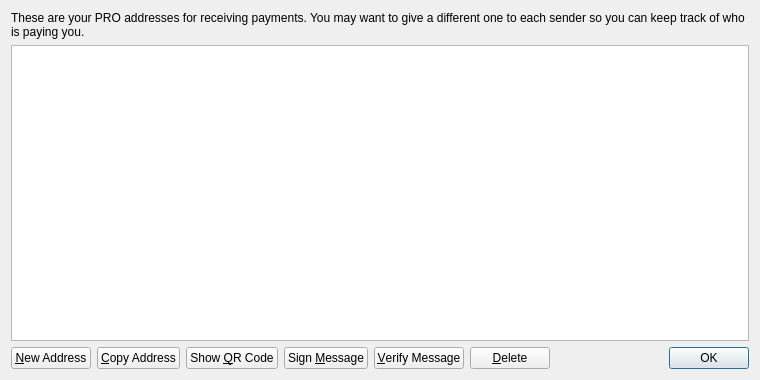
<?xml version="1.0" encoding="UTF-8"?>
<ui version="4.0">
 <class>AddressBookPage</class>
 <widget class="QWidget" name="AddressBookPage">
  <property name="geometry">
   <rect>
    <x>0</x>
    <y>0</y>
    <width>760</width>
    <height>380</height>
   </rect>
  </property>
  <property name="windowTitle">
   <string>Address Book</string>
  </property>
  <layout class="QVBoxLayout" name="verticalLayout">
   <item>
    <widget class="QLabel" name="labelExplanation">
     <property name="text">
      <string>These are your PRO addresses for receiving payments. You may want to give a different one to each sender so you can keep track of who is paying you.</string>
     </property>
     <property name="textFormat">
      <enum>Qt::PlainText</enum>
     </property>
     <property name="wordWrap">
      <bool>true</bool>
     </property>
    </widget>
   </item>
   <item>
    <widget class="QTableView" name="tableView">
     <property name="contextMenuPolicy">
      <enum>Qt::CustomContextMenu</enum>
     </property>
     <property name="toolTip">
      <string>Double-click to edit address or label</string>
     </property>
     <property name="tabKeyNavigation">
      <bool>false</bool>
     </property>
     <property name="alternatingRowColors">
      <bool>true</bool>
     </property>
     <property name="selectionMode">
      <enum>QAbstractItemView::SingleSelection</enum>
     </property>
     <property name="selectionBehavior">
      <enum>QAbstractItemView::SelectRows</enum>
     </property>
     <property name="sortingEnabled">
      <bool>true</bool>
     </property>
     <attribute name="verticalHeaderVisible">
      <bool>false</bool>
     </attribute>
    </widget>
   </item>
   <item>
    <layout class="QHBoxLayout" name="horizontalLayout">
     <item>
      <widget class="QPushButton" name="newAddressButton">
       <property name="toolTip">
        <string>Create a new address</string>
       </property>
       <property name="text">
        <string>&amp;New Address</string>
       </property>
       <property name="icon">
        <iconset resource="../bitcoin.qrc">
         <normaloff>:/icons/add</normaloff>:/icons/add</iconset>
       </property>
      </widget>
     </item>
     <item>
      <widget class="QPushButton" name="copyToClipboard">
       <property name="toolTip">
        <string>Copy the currently selected address to the system clipboard</string>
       </property>
       <property name="text">
        <string>&amp;Copy Address</string>
       </property>
       <property name="icon">
        <iconset resource="../bitcoin.qrc">
         <normaloff>:/icons/editcopy</normaloff>:/icons/editcopy</iconset>
       </property>
      </widget>
     </item>
     <item>
      <widget class="QPushButton" name="showQRCode">
       <property name="text">
        <string>Show &amp;QR Code</string>
       </property>
       <property name="icon">
        <iconset resource="../bitcoin.qrc">
         <normaloff>:/icons/qrcode</normaloff>:/icons/qrcode</iconset>
       </property>
      </widget>
     </item>
     <item>
      <widget class="QPushButton" name="signMessage">
       <property name="toolTip">
        <string>Sign a message to prove you own a PRO address</string>
       </property>
       <property name="text">
        <string>Sign &amp;Message</string>
       </property>
       <property name="icon">
        <iconset resource="../bitcoin.qrc">
         <normaloff>:/icons/edit</normaloff>:/icons/edit</iconset>
       </property>
      </widget>
     </item>
     <item>
      <widget class="QPushButton" name="verifyMessage">
       <property name="toolTip">
        <string>Verify a message to ensure it was signed with a specified PRO address</string>
       </property>
       <property name="text">
        <string>&amp;Verify Message</string>
       </property>
       <property name="icon">
        <iconset resource="../bitcoin.qrc">
         <normaloff>:/icons/transaction_0</normaloff>:/icons/transaction_0</iconset>
       </property>
      </widget>
     </item>
     <item>
      <widget class="QPushButton" name="deleteButton">
       <property name="toolTip">
        <string>Delete the currently selected address from the list</string>
       </property>
       <property name="text">
        <string>&amp;Delete</string>
       </property>
       <property name="icon">
        <iconset resource="../bitcoin.qrc">
         <normaloff>:/icons/remove</normaloff>:/icons/remove</iconset>
       </property>
      </widget>
     </item>
     <item>
      <spacer name="horizontalSpacer">
       <property name="orientation">
        <enum>Qt::Horizontal</enum>
       </property>
       <property name="sizeHint" stdset="0">
        <size>
         <width>40</width>
         <height>20</height>
        </size>
       </property>
      </spacer>
     </item>
     <item>
      <widget class="QDialogButtonBox" name="buttonBox">
       <property name="sizePolicy">
        <sizepolicy hsizetype="Maximum" vsizetype="Fixed">
         <horstretch>0</horstretch>
         <verstretch>0</verstretch>
        </sizepolicy>
       </property>
       <property name="standardButtons">
        <set>QDialogButtonBox::Ok</set>
       </property>
      </widget>
     </item>
    </layout>
   </item>
  </layout>
 </widget>
 <resources>
  <include location="../bitcoin.qrc"/>
 </resources>
 <connections/>
</ui>
